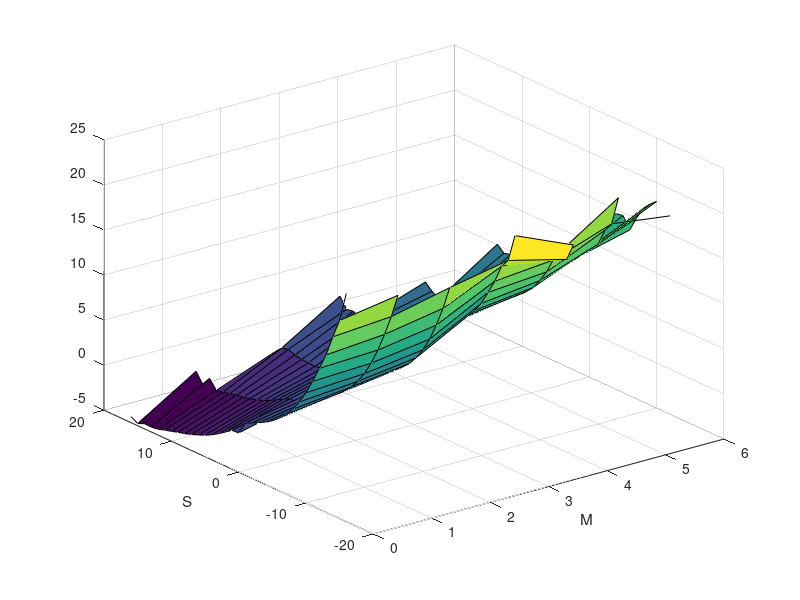
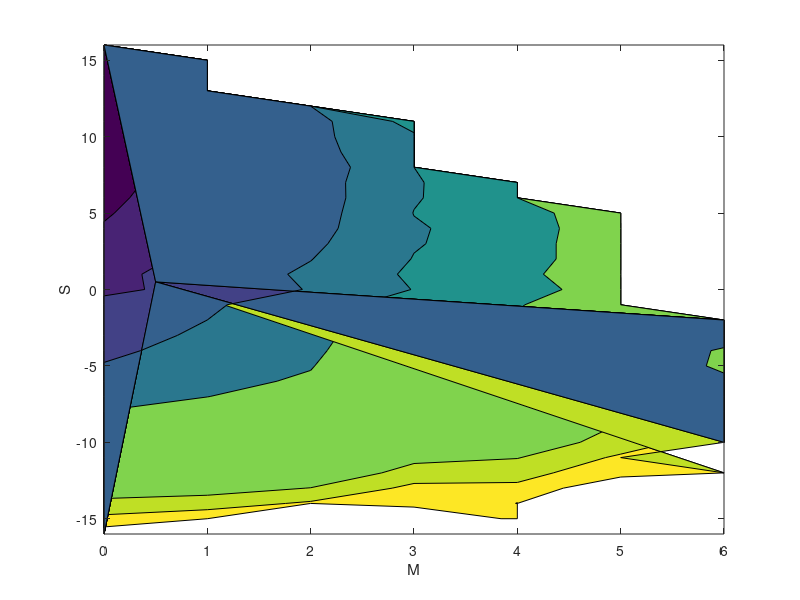

Recreate these plots in MATLAB, in order.
close all
clear all
M=linspace(0,6,7);
S=linspace(-16,16,33);
G=load('free_energy.dat');
surf(M,S,G');xlabel('M');ylabel('S');
figure
contourf(M,S,G');xlabel('M');ylabel('S');
